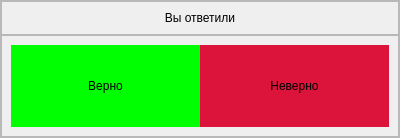
<?xml version="1.0" encoding="UTF-8"?>
<ui version="4.0">
 <class>Form</class>
 <widget class="QWidget" name="Form">
  <property name="geometry">
   <rect>
    <x>0</x>
    <y>0</y>
    <width>400</width>
    <height>138</height>
   </rect>
  </property>
  <property name="sizePolicy">
   <sizepolicy hsizetype="Minimum" vsizetype="Minimum">
    <horstretch>0</horstretch>
    <verstretch>0</verstretch>
   </sizepolicy>
  </property>
  <property name="windowTitle">
   <string>Form</string>
  </property>
  <property name="autoFillBackground">
   <bool>true</bool>
  </property>
  <property name="styleSheet">
   <string notr="true"/>
  </property>
  <layout class="QVBoxLayout" name="verticalLayout">
   <property name="spacing">
    <number>0</number>
   </property>
   <property name="leftMargin">
    <number>0</number>
   </property>
   <property name="topMargin">
    <number>0</number>
   </property>
   <property name="rightMargin">
    <number>0</number>
   </property>
   <property name="bottomMargin">
    <number>0</number>
   </property>
   <item>
    <widget class="QFrame" name="frame">
     <property name="frameShape">
      <enum>QFrame::StyledPanel</enum>
     </property>
     <property name="frameShadow">
      <enum>QFrame::Raised</enum>
     </property>
     <layout class="QVBoxLayout" name="verticalLayout_3">
      <property name="spacing">
       <number>0</number>
      </property>
      <property name="leftMargin">
       <number>0</number>
      </property>
      <property name="topMargin">
       <number>0</number>
      </property>
      <property name="rightMargin">
       <number>0</number>
      </property>
      <property name="bottomMargin">
       <number>0</number>
      </property>
      <item>
       <widget class="QFrame" name="frame_4">
        <property name="frameShape">
         <enum>QFrame::StyledPanel</enum>
        </property>
        <property name="frameShadow">
         <enum>QFrame::Raised</enum>
        </property>
        <layout class="QVBoxLayout" name="verticalLayout_2">
         <item>
          <widget class="QLabel" name="label">
           <property name="font">
            <font>
             <family>Segoe UI</family>
             <pointsize>9</pointsize>
            </font>
           </property>
           <property name="text">
            <string>Вы ответили</string>
           </property>
           <property name="alignment">
            <set>Qt::AlignCenter</set>
           </property>
          </widget>
         </item>
        </layout>
       </widget>
      </item>
      <item>
       <widget class="QFrame" name="frame_2">
        <property name="frameShape">
         <enum>QFrame::StyledPanel</enum>
        </property>
        <property name="frameShadow">
         <enum>QFrame::Raised</enum>
        </property>
        <layout class="QHBoxLayout" name="horizontalLayout_2">
         <item>
          <widget class="QFrame" name="frame_3">
           <property name="sizePolicy">
            <sizepolicy hsizetype="Expanding" vsizetype="Expanding">
             <horstretch>0</horstretch>
             <verstretch>0</verstretch>
            </sizepolicy>
           </property>
           <property name="autoFillBackground">
            <bool>false</bool>
           </property>
           <property name="styleSheet">
            <string notr="true">background: #abd7da;</string>
           </property>
           <property name="frameShape">
            <enum>QFrame::NoFrame</enum>
           </property>
           <property name="frameShadow">
            <enum>QFrame::Raised</enum>
           </property>
           <layout class="QHBoxLayout" name="horizontalLayout">
            <property name="spacing">
             <number>0</number>
            </property>
            <property name="leftMargin">
             <number>0</number>
            </property>
            <property name="topMargin">
             <number>0</number>
            </property>
            <property name="rightMargin">
             <number>0</number>
            </property>
            <property name="bottomMargin">
             <number>0</number>
            </property>
            <item>
             <widget class="QPushButton" name="right_button">
              <property name="sizePolicy">
               <sizepolicy hsizetype="Preferred" vsizetype="Preferred">
                <horstretch>0</horstretch>
                <verstretch>0</verstretch>
               </sizepolicy>
              </property>
              <property name="font">
               <font>
                <family>Segoe UI</family>
               </font>
              </property>
              <property name="styleSheet">
               <string notr="true">border: 0px solid;
background: #00FF00;</string>
              </property>
              <property name="text">
               <string>Верно</string>
              </property>
             </widget>
            </item>
            <item>
             <widget class="QPushButton" name="wrong_button">
              <property name="sizePolicy">
               <sizepolicy hsizetype="Preferred" vsizetype="Preferred">
                <horstretch>0</horstretch>
                <verstretch>0</verstretch>
               </sizepolicy>
              </property>
              <property name="font">
               <font>
                <family>Segoe UI</family>
               </font>
              </property>
              <property name="styleSheet">
               <string notr="true">border: 0px solid;
background: #DC143C;</string>
              </property>
              <property name="text">
               <string>Неверно</string>
              </property>
             </widget>
            </item>
           </layout>
          </widget>
         </item>
        </layout>
       </widget>
      </item>
     </layout>
    </widget>
   </item>
  </layout>
 </widget>
 <resources/>
 <connections/>
</ui>
